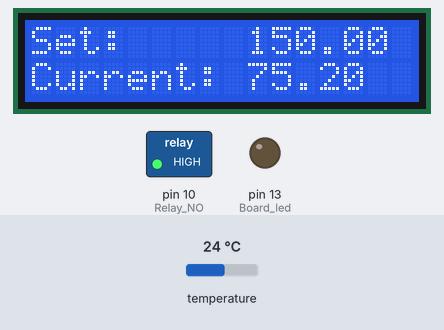
A sketch run on a simulated Arduino Uno, built with avr-gcc and run on an emulated ATmega328P. Shown: 16×2 character LCD, switched loads named in the sketch (green lamp = pin HIGH), output pins drawn as LEDs (lit = HIGH). The inputs (shaded band) are chosen by the test bench; at power-on: temperature 24 °C. What the sketch prints to the serial monitor is not drawn.

Above: at 1.2 s.
1.3 s: temperature set to 12 °C
At 3.5 s:
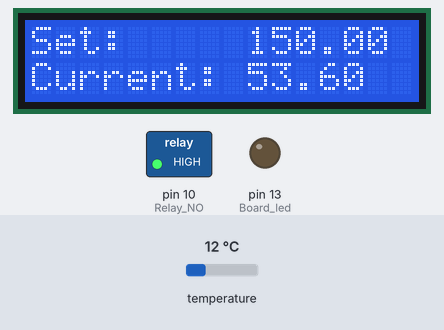
3.8 s: temperature set to 19 °C
At 5.3 s:
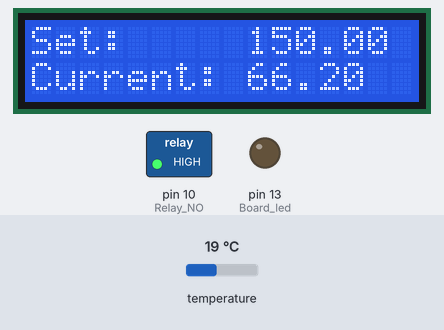
6.1 s: temperature set to 28 °C
At 8.2 s:
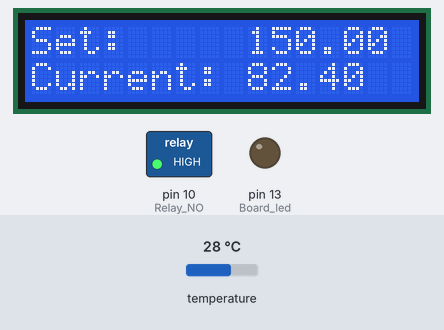
Timing chart, 0 to 9.7 s (numbered marks = the images above; inputs shaded):
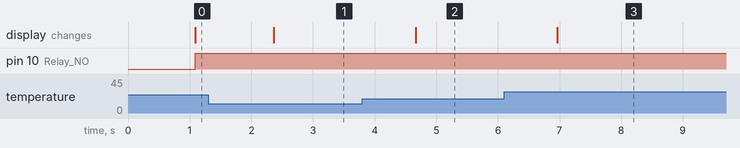

Measured:
- after the input at 1.3 s, the display: changes after 1.1 s (image 1)
- after the input at 3.8 s, the display: changes after 0.86 s (image 2)
- after the input at 6.1 s, the display: changes after 0.86 s (image 3)

The sketch:

SousVide_V1.ino
```cpp
#include <OneWire.h>
#include <LiquidCrystal.h>

//  ___  ___  _   __   _   ___          _
// | __|| __|/ | /  \ / | | __|__  __ _| |_  ___  __ _
// | _| | _| | || () || | | _| \ \/ /|_   _||  _|/ _` |
// |___||___||_| \__/ |_| |___|/_/\_\  |_|  |_|  \__,_|
//
// Crock-Pot Sous-Vide Cooker
// Carlo Giorelli

float SetTemp = 150; // This is the temperature that the water needs to be
bool debug = true; // Only functions if debug is on. I believe this is due to the serial write being required.

#define D7 2
#define D6 3
#define D5 4
#define D4 5
#define Enable 6
#define RS 7
#define Relay_NO 10 //Normally Open pin for the relay.
#define DA18B20 11 //The Signal Wire of the 1wire Temp sensor
#define Board_led 13

OneWire ds(DA18B20);
LiquidCrystal lcd(RS,Enable,D4,D5,D6,D7);
char outPins[] = {Relay_NO,Board_led}; //An array of pins that get set to OUTPUT mode

void heat(){analogWrite(Relay_NO, 255);}
void cool(){analogWrite(Relay_NO, 0);}

float read_temp(){
  ds.reset();
  byte data[12];
  byte addr[2];
  float celsius, fahrenheit;

  if ( !ds.search(addr)) {
    ds.reset_search();
    delay(250);
    //return;
  }

  ds.reset();
  ds.select(addr);
  ds.write(0x44, 1);
  delay(1000);
  ds.reset();
  ds.select(addr);
  ds.write(0xBE);
  for (byte i = 0; i < 9; i++) {
    data[i] = ds.read();
  }
  int16_t raw = (data[1] << 8) | data[0];
  celsius = (float)raw / 16.0;
  fahrenheit = celsius * 1.8 + 32.0;
  return fahrenheit;
}

void setup() {
  for(int i = 0;i < sizeof(outPins);i++){pinMode(outPins[i],OUTPUT);}
  if(debug){Serial.begin(9600);
  lcd.begin(16,2);
  lcd.print("Set:");
  lcd.setCursor(9,0);
  lcd.print(SetTemp);
  lcd.setCursor(0,1);
  lcd.print("Current:");
  digitalWrite(Board_led, LOW);
  }
}
float current_temp;

void loop() {
  current_temp = read_temp();
  lcd.setCursor(9,1);
  lcd.print(current_temp);
  if ( current_temp < (SetTemp+2)){
    heat();
    if (debug){
      Serial.print("  Heating \n");
      Serial.print("Current Temp: ");
      Serial.print(current_temp);
      Serial.print(" F  Set to: ");
      Serial.print(SetTemp);
      Serial.print(" F \n\n");
      }

   }
  else if ( current_temp > (SetTemp+2)){
    cool();
    if (debug){
      Serial.print("  Cooling \n");
      Serial.print("Current Temp: ");
      Serial.print(current_temp);
      Serial.print(" F  Set to: ");
      Serial.print(SetTemp);
      Serial.print(" F \n\n");
      }
    }
}
```
